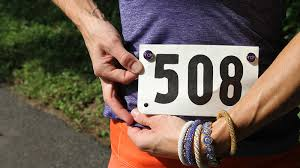
#> input picture data/largebib.png, 300 x 168 px, found by its file name
$ python whiteblob.py   (Python 2 division)   (older library calls are emulated)
#> lines starting #> are read from the running program, lines starting #| are printed output that depends on the picture; after the words box and inside, x2 and y2 are one past the last pixel; in counts of white or black regions, pixels touching at a corner belong together
import cv2
import numpy as np

# Read image
im = cv2.imread("largebib.png", cv2.IMREAD_GRAYSCALE)
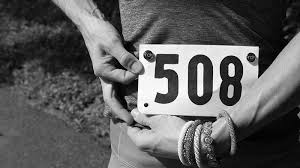
#> im: shape (168, 300); min 0, max 255, mean 94.4
for i in range(im.shape[0]):
        for j in range(im.shape[1]):
            if im[i][j] > 128:
                im  [i,j] = 255
            else:
                im[i,j] = 0
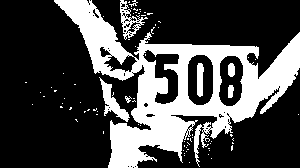
#> im: shape (168, 300); 28.7% white; 80 white regions (72 under 20 px), largest, box (x1, y1, x2, y2) and area: (54, 0, 300, 168) 13097, (99, 77, 130, 122) 441, (120, 0, 148, 40) 345

cv2.imwrite("largebibba.png", im)
cv2.imshow("Keypoints", im)
cv2.waitKey(0)
'''
# Setup SimpleBlobDetector parameters.
params = cv2.SimpleBlobDetector_Params()

# Change thresholds
params.minThreshold = 10;
params.maxThreshold = 200;

# Filter by Area.
params.filterByArea = True
params.minArea = 1500

# Filter by Circularity
params.filterByCircularity = True
params.minCircularity = 0.1

# Filter by Convexity
params.filterByConvexity = True
params.minConvexity = 0.87

# Filter by Inertia
params.filterByInertia = True
params.minInertiaRatio = 0.01

# Create a detector with the parameters
detector = cv2.SimpleBlobDetector_create(params)

# Detect blobs.
keypoints = detector.detect(im)

# Draw detected blobs as red circles.
# cv2.DRAW_MATCHES_FLAGS_DRAW_RICH_KEYPOINTS ensures the size of the circle corresponds to the size of blob
im_with_keypoints = cv2.drawKeypoints(im, keypoints, np.array([]), (0,0,255), cv2.DRAW_MATCHES_FLAGS_DRAW_RICH_KEYPOINTS)

# Show keypoints
cv2.imshow("Keypoints", im_with_keypoints)
cv2.waitKey(0)
'''

img = cv2.imread('realchris2.png')
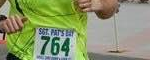
#> input picture data/realchris2.png, 150 x 60 px, found by its file name
#> img is the input picture: shape (60, 150, 3); mean B, G, R 106.4, 149.5, 137.9
gray = cv2.imread('realchris2.png',0)
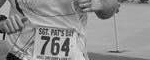
#> gray: shape (60, 150); min 0, max 233, mean 143.3

ret,thresh = cv2.threshold(gray,127,255,1)
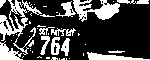
#> thresh: shape (60, 150); 27.9% white; 46 white regions (30 under 20 px)

img3, contours,h = cv2.findContours(thresh,1,2)
#> contours = 77 contours, 62 with area under 20; largest, box (x1, y1, x2, y2) and area: (0, 0, 42, 41) 570, (73, 0, 120, 22) 447, (0, 41, 23, 60) 204, (87, 52, 150, 60) 184, (9, 10, 26, 30) 160; h = 77 rows, first 6: [1, -1, -1, -1], [2, 0, -1, -1], [3, 1, -1, -1], [4, 2, -1, -1], [5, 3, -1, -1], [6, 4, -1, -1]

for cnt in contours:
    approx = cv2.approxPolyDP(cnt,0.01*cv2.arcLength(cnt,True),True)
    print len(approx)
    if len(approx)==5:
        print "pentagon"
        cv2.drawContours(img,[cnt],0,255,-1)
    #elif len(approx)==3:
    #    print "triangle"
    #    cv2.drawContours(img,[cnt],0,(0,255,0),-1)
    elif len(approx)==4:
        print "square"
        cv2.drawContours(img,[cnt],0,(0,0,255),-1)
#> this loop made 77 passes
#> approx on passes 1, 2, 4, 6, 8, 10, 11, 12, 13, 14, 16, 17: [[69, 58]], [[66, 58], [66, 59]], [[59, 58], [59, 59]], [[46, 57], [46, 58], [49, 58], [49, 57]], [[23, 56], [22, 57]], [[83, 53], [83, 55]], [[13, 53], [14, 52], [15, 53], [14, 54]], [[87, 52], [89, 59], [149, 59]], [[32, 51], [32, 52]], [[7, 51], [8, 50], [9, 51], [8, 52]], [[30, 50]], [[30, 48]]
#| 1
#| 2
#| 5
#| pentagon
#| 2
#| 11
#| 4
#| square
#| 8
#| 2
#> (further printed lines are left out)
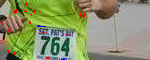
#> img: shape (60, 150, 3); 1.18% of pixels changed, all inside (x1, y1, x2, y2) = (0, 3, 86, 60)
    # [6 lines of commented-out code are left out]

cv2.imshow('img',img)
cv2.waitKey(0)
cv2.destroyAllWindows()
'''
##########another version - doesn't work

#cap = cv2.VideoCapture(0)
im = cv2.imread('realchris.png')
#_, frame = cap.read()
hsv = cv2.cvtColor(im, cv2.COLOR_BGR2HSV)

# define range of white color in HSV
# change it according to your need !
lower_white = np.array([0,0,0], dtype=np.uint8)
upper_white = np.array([0,0,255], dtype=np.uint8)

# Threshold the HSV image to get only white colors
mask = cv2.inRange(hsv, lower_white, upper_white)
# Bitwise-AND mask and original image
res = cv2.bitwise_and(im,im, mask= mask)

#cv2.imshow('im',im)
#cv2.imshow('mask',mask)
cv2.imshow('res',res)

cv2.waitKey(0)
'''
